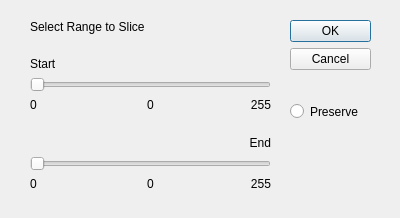
<?xml version="1.0" encoding="UTF-8"?>
<ui version="4.0">
 <class>Graylevel_slicing_dialog</class>
 <widget class="QDialog" name="Graylevel_slicing_dialog">
  <property name="geometry">
   <rect>
    <x>0</x>
    <y>0</y>
    <width>400</width>
    <height>218</height>
   </rect>
  </property>
  <property name="windowTitle">
   <string>Dialog</string>
  </property>
  <widget class="QDialogButtonBox" name="buttonBox">
   <property name="geometry">
    <rect>
     <x>290</x>
     <y>20</y>
     <width>81</width>
     <height>241</height>
    </rect>
   </property>
   <property name="orientation">
    <enum>Qt::Vertical</enum>
   </property>
   <property name="standardButtons">
    <set>QDialogButtonBox::Cancel|QDialogButtonBox::Ok</set>
   </property>
  </widget>
  <widget class="QWidget" name="verticalLayoutWidget">
   <property name="geometry">
    <rect>
     <x>30</x>
     <y>20</y>
     <width>241</width>
     <height>171</height>
    </rect>
   </property>
   <layout class="QVBoxLayout" name="verticalLayout">
    <item>
     <widget class="QLabel" name="label">
      <property name="text">
       <string>Select Range to Slice</string>
      </property>
     </widget>
    </item>
    <item>
     <spacer name="verticalSpacer">
      <property name="orientation">
       <enum>Qt::Vertical</enum>
      </property>
      <property name="sizeHint" stdset="0">
       <size>
        <width>20</width>
        <height>40</height>
       </size>
      </property>
     </spacer>
    </item>
    <item>
     <widget class="QLabel" name="label_2">
      <property name="text">
       <string>Start</string>
      </property>
     </widget>
    </item>
    <item>
     <widget class="QSlider" name="left">
      <property name="maximum">
       <number>255</number>
      </property>
      <property name="orientation">
       <enum>Qt::Horizontal</enum>
      </property>
     </widget>
    </item>
    <item>
     <layout class="QHBoxLayout" name="horizontalLayout">
      <item>
       <widget class="QLabel" name="label_6">
        <property name="text">
         <string>0</string>
        </property>
       </widget>
      </item>
      <item>
       <widget class="QLabel" name="start_val">
        <property name="text">
         <string>0</string>
        </property>
        <property name="alignment">
         <set>Qt::AlignCenter</set>
        </property>
       </widget>
      </item>
      <item>
       <widget class="QLabel" name="label_5">
        <property name="text">
         <string>255</string>
        </property>
        <property name="alignment">
         <set>Qt::AlignRight|Qt::AlignTrailing|Qt::AlignVCenter</set>
        </property>
       </widget>
      </item>
     </layout>
    </item>
    <item>
     <spacer name="verticalSpacer_2">
      <property name="orientation">
       <enum>Qt::Vertical</enum>
      </property>
      <property name="sizeHint" stdset="0">
       <size>
        <width>20</width>
        <height>40</height>
       </size>
      </property>
     </spacer>
    </item>
    <item>
     <widget class="QLabel" name="label_3">
      <property name="text">
       <string>End</string>
      </property>
      <property name="alignment">
       <set>Qt::AlignRight|Qt::AlignTrailing|Qt::AlignVCenter</set>
      </property>
     </widget>
    </item>
    <item>
     <widget class="QSlider" name="right">
      <property name="maximum">
       <number>255</number>
      </property>
      <property name="orientation">
       <enum>Qt::Horizontal</enum>
      </property>
     </widget>
    </item>
    <item>
     <layout class="QHBoxLayout" name="horizontalLayout_2">
      <item>
       <widget class="QLabel" name="label_7">
        <property name="text">
         <string>0</string>
        </property>
       </widget>
      </item>
      <item>
       <widget class="QLabel" name="end_val">
        <property name="text">
         <string>0</string>
        </property>
        <property name="alignment">
         <set>Qt::AlignCenter</set>
        </property>
       </widget>
      </item>
      <item>
       <widget class="QLabel" name="label_9">
        <property name="text">
         <string>255</string>
        </property>
        <property name="alignment">
         <set>Qt::AlignRight|Qt::AlignTrailing|Qt::AlignVCenter</set>
        </property>
       </widget>
      </item>
     </layout>
    </item>
   </layout>
  </widget>
  <widget class="QRadioButton" name="radioButton">
   <property name="geometry">
    <rect>
     <x>290</x>
     <y>100</y>
     <width>91</width>
     <height>23</height>
    </rect>
   </property>
   <property name="text">
    <string>Preserve</string>
   </property>
  </widget>
 </widget>
 <resources/>
 <connections>
  <connection>
   <sender>buttonBox</sender>
   <signal>accepted()</signal>
   <receiver>Graylevel_slicing_dialog</receiver>
   <slot>accept()</slot>
   <hints>
    <hint type="sourcelabel">
     <x>248</x>
     <y>254</y>
    </hint>
    <hint type="destinationlabel">
     <x>157</x>
     <y>274</y>
    </hint>
   </hints>
  </connection>
  <connection>
   <sender>buttonBox</sender>
   <signal>rejected()</signal>
   <receiver>Graylevel_slicing_dialog</receiver>
   <slot>reject()</slot>
   <hints>
    <hint type="sourcelabel">
     <x>316</x>
     <y>260</y>
    </hint>
    <hint type="destinationlabel">
     <x>286</x>
     <y>274</y>
    </hint>
   </hints>
  </connection>
 </connections>
</ui>
